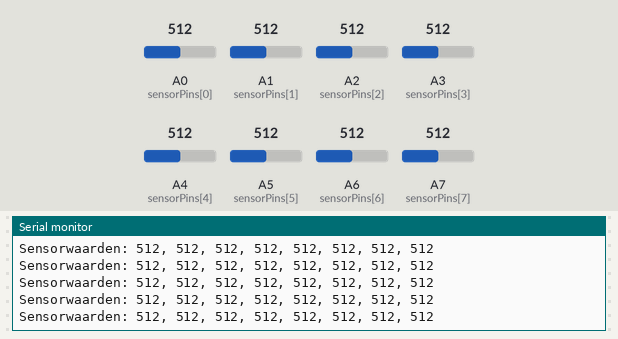
Bench run of a sketch on a simulated Arduino Nano, built with avr-gcc and run on an emulated ATmega328P. On the bench: the last lines printed to the serial monitor. The test bench sets the inputs (shaded band); at power-on: A0 (sensorPins[0]) = 512, A1 (sensorPins[1]) = 512, A2 (sensorPins[2]) = 512, A3 (sensorPins[3]) = 512, A4 (sensorPins[4]) = 512, A5 (sensorPins[5]) = 512, A6 (sensorPins[6]) = 512, A7 (sensorPins[7]) = 512.

Above: at 11.7 s.
11.8 s: A0 (sensorPins[0]) set to 108
At 12.1 s:
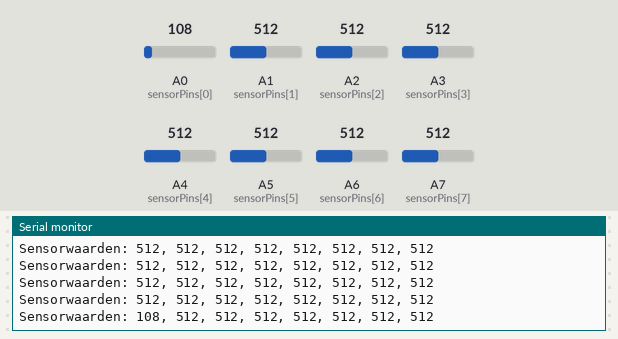
14.8 s: A0 (sensorPins[0]) set to 92
At 14.93 s:
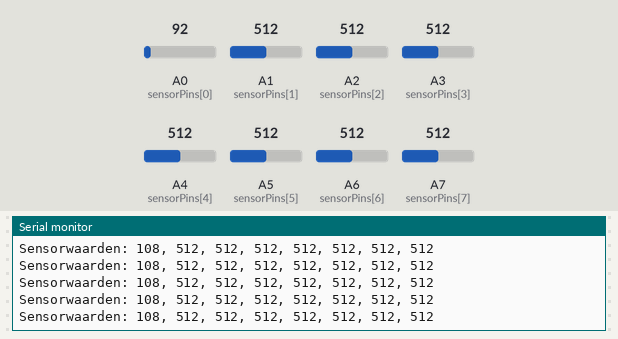
Timing chart, 0 to 17.3 s (numbered marks = the images above; inputs shaded):
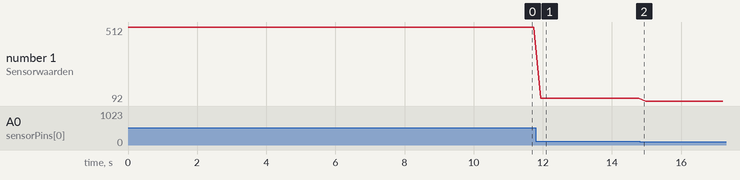

Measured:
- after the input at 11.8 s, the serial monitor: prints a new line after 0.14 s (image 1)
- plotted number 1: 512 → 108 after the input at 11.8 s, 108 → 92 after the input at 14.8 s

The sketch:

Sensoren.ino
```cpp
// HY-301 sensorarray testcode
const int sensorPins[8] = {A0, A1, A2, A3, A4, A5, A6, A7};

void setup() {
  Serial.begin(9600); // Start seriële communicatie
}

void loop() {
  Serial.print("Sensorwaarden: ");
  for (int i = 0; i < 8; i++) {
    int value = analogRead(sensorPins[i]); // Lees sensorwaarde
    Serial.print(value);
    if (i < 7) Serial.print(", "); // Scheidingsteken
  }
  Serial.println(); // Nieuwe regel
  delay(200); // Kleine pauze om de monitor leesbaar te houden
}
```
